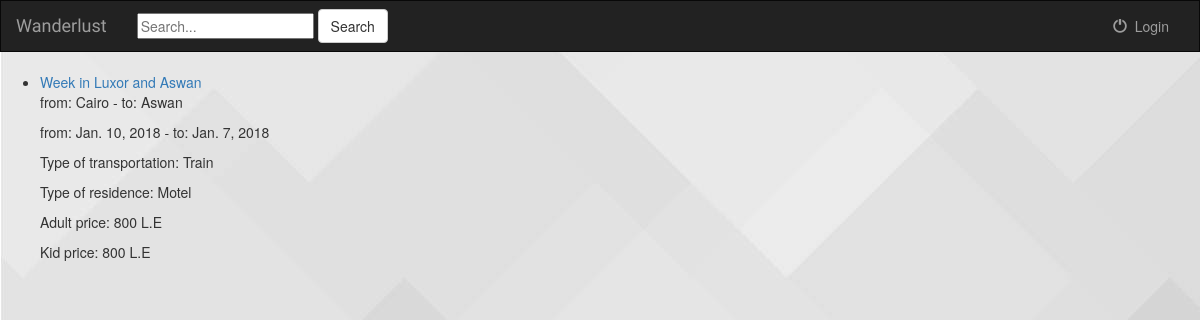
Page /Wanderlust/trip/1/ on the committed database.
### trips/models.py (models this page shows, shortened)
class Trip(models.Model):
    name = models.CharField(max_length=250)
    origin = models.CharField(max_length=50, default="Cairo")
    destination = models.CharField(max_length=50)
    departing_date = models.DateField()
    returning_date = models.DateField()
    transportstion = models.CharField(max_length=10, choices=trans_Choices)
    residence = models.CharField(max_length=20, choices=residence_Choices)
    adult_price = models.PositiveSmallIntegerField(default=0)
    kid_price = models.PositiveSmallIntegerField(default=0)
    capacity = models.PositiveSmallIntegerField(default=0)
    reservation = models.ManyToManyField(User, blank=True)
    trip_image1 = models.FileField(default='', blank=True)
    trip_image2 = models.FileField(default='', blank=True)
    trip_image3 = models.FileField(default='', blank=True)

### trips/views.py (the view)
# urls.py: url(r'^trip/(?P<pk>[0-9]+)/$', views.DetailView.as_view(), name='detail'),
class DetailView(generic.DetailView):
    model = Trip
    template_name = 'trips/detail.html'

### trips/templates/trips/detail.html (shortened to what this page needs)
{%  extends 'trips/base.html' %}
{%  block body %}
        <div>
        <ul>
                 <li>
                     <a href = "{% url 'trips:detail' trip.id %}"> {{ trip.name }}</a>
                     <p>from: {{ trip.origin  }} - to: {{ trip.destination  }}</p>
                     <p>from: {{ trip.departing_date  }} - to: {{ trip.returning_date  }}</p>
                     <p>Type of transportation: {{ trip.get_transportstion_display }} </p>
                     <p>Type of residence: {{ trip.get_residence_display }} </p>
                     <p>Adult price: {{ trip.adult_price }} L.E</p>
                     <p>Kid price: {{ trip.adult_price }} L.E</p>
                 <br>
                 </li>
        </ul>
    </div>
{%  endblock %}

### trips/static/style.css (style rules this page uses)
body { background: white url("images/background.jpg"); }

### rows in the picture
Trip: name "Week in Luxor and Aswan", origin "Cairo", destination "Aswan", departing_date "Jan. 10, 2018", returning_date "Jan. 7, 2018", transportstion "Train", residence "Motel", adult_price "800"
